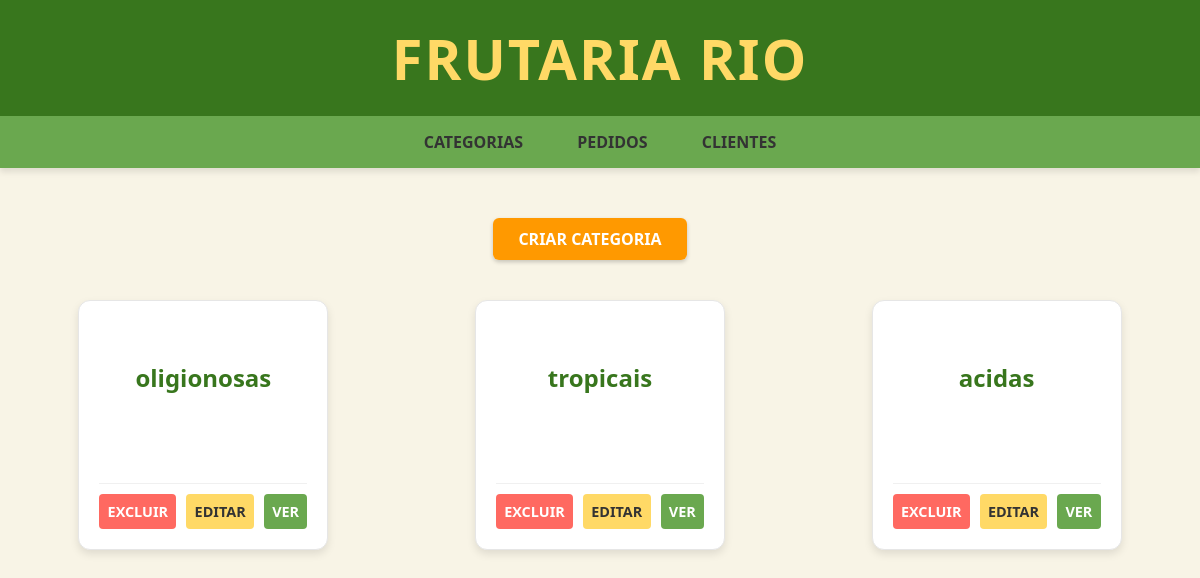
The app's page / (signed in) with its own data.
### Site/models.py (models this page shows, shortened)
class Categoria(models.Model):
    nome = models.CharField(max_length=25)

### Site/views.py (the view)
# urls.py: path('', views.categorias, name = "home"),
@login_required
def categorias(request):
    contexto = {'Categorias':Categoria.objects.all()}
    return render(request, 'categorias.html', context = contexto)

### Site/templates/categorias.html (shortened to what this page needs)
{% extends 'base.html' %}
{% load static %}
{% block style %}
    <link href = "{% static 'CssS/cssCategorias.css' %}" rel = "stylesheet">
{% endblock %}
{% block content %}
    <div class = "ContainerBotaoCriar"> <a href = "{% url 'cadastrarCategoria' %}">Criar categoria</a> </div>
    <div class = "ContainerGeralDasCategorias">
    {% for categorias in Categorias %}
        <div class = "ContainerCategorias">
            <h2 class = "NomeCategoria"> {{categorias.nome}}</h2>
            <div class = "Botoes">
                <div id = "excluir"><a href =  "{% url 'excluirCategoria' id=categorias.id %}">excluir</a></div>
                <div id = "editar"><a href = "{% url 'editarCategoria' id=categorias.id %}">editar</a></div>
                <div id = "ver"><a href = "{% url  'produtosPorCategoria' id_categoria=categorias.id %}">ver</a></div>
            </div>
        </div>
    {% endfor %}
    </div>
{% endblock %}

### Site/static/CssS/cssBase.css (style rules this page uses)
* { margin: 0; padding: 0; box-sizing: border-box; }
body { background-color: #F8F4E6; font-family: 'Segoe UI', Tahoma, Geneva, Verdana, sans-serif; color: #333; }
a { text-decoration: none; color: #333; font-weight: 600; }

### Site/static/CssS/cssCategorias.css (style rules this page uses)
.ContainerGeralDasCategorias { display: grid; grid-template-columns: auto auto auto; justify-content: space-around; row-gap: 30px; column-gap: 30px; padding: 20px 0; }
.ContainerCategorias { width: 250px; height: 250px; background-color: #FFFFFF; border-radius: 12px; box-shadow: 0 4px 8px rgba(0, 0, 0, 0.1); transition: transform 0.3s ease, box-shadow 0.3s ease; display: flex; flex-direction: column; justify-content: space-between; padding: 20px; border: 1px solid #E6E6E6; }
.NomeCategoria { text-align: center; color: #38761D; font-size: 1.5em; padding: 20px 0; margin-top: 20px; }
.Botoes { display: flex; justify-content: space-between; padding-top: 10px; border-top: 1px solid #F0F0F0; }
.Botoes div { padding: 0; flex-grow: 1; text-align: center; }
.Botoes a { display: block; padding: 8px 5px; font-weight: 600; font-size: 0.9em; border-radius: 4px; transition: background-color 0.2s ease, color 0.2s ease; text-transform: uppercase; }
#excluir a { background-color: #FF6961; color: white; margin-right: 5px; }
#editar a { background-color: #FFD966; color: #333; margin: 0 5px; }
#ver a { background-color: #6AA84F; color: white; margin-left: 5px; }
.ContainerBotaoCriar { text-align: right; max-width: 1200px; margin: 20px auto 10px auto; padding-right: 20px; }
.ContainerBotaoCriar a { background-color: #FF9900; color: white; padding: 10px 25px; border-radius: 6px; font-weight: 700; text-transform: uppercase; box-shadow: 0 2px 4px rgba(0, 0, 0, 0.2); transition: background-color 0.3s ease; }

### records on screen
Categoria: nome "oligionosas"
Categoria: nome "tropicais"
Categoria: nome "acidas"
